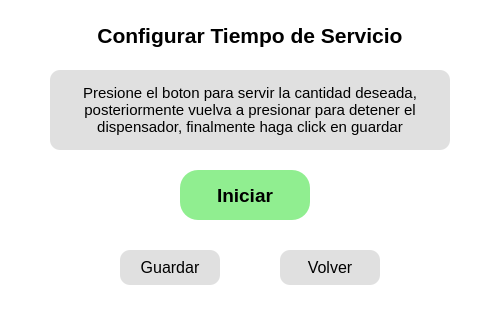
<?xml version="1.0" encoding="UTF-8"?>
<ui version="4.0">
 <class>ConfigurarTiempoWindow</class>
 <widget class="QMainWindow" name="ConfigurarTiempoWindow">
  <property name="geometry">
   <rect>
    <x>0</x>
    <y>0</y>
    <width>500</width>
    <height>309</height>
   </rect>
  </property>
  <property name="windowTitle">
   <string>Configurar Tiempo de Servicio</string>
  </property>
  <property name="styleSheet">
   <string notr="true">background-color: white;</string>
  </property>
  <widget class="QWidget" name="centralwidget">
   <widget class="QLabel" name="labelTitulo">
    <property name="geometry">
     <rect>
      <x>0</x>
      <y>20</y>
      <width>500</width>
      <height>30</height>
     </rect>
    </property>
    <property name="font">
     <font>
      <pointsize>16</pointsize>
      <weight>75</weight>
      <bold>true</bold>
     </font>
    </property>
    <property name="text">
     <string>Configurar Tiempo de Servicio</string>
    </property>
    <property name="alignment">
     <set>Qt::AlignCenter</set>
    </property>
   </widget>
   <widget class="QFrame" name="frameInstrucciones">
    <property name="geometry">
     <rect>
      <x>50</x>
      <y>70</y>
      <width>400</width>
      <height>80</height>
     </rect>
    </property>
    <property name="styleSheet">
     <string notr="true">QFrame {
    background-color: #e0e0e0;
    border-radius: 10px;
}</string>
    </property>
    <property name="frameShape">
     <enum>QFrame::StyledPanel</enum>
    </property>
    <property name="frameShadow">
     <enum>QFrame::Plain</enum>
    </property>
    <widget class="QLabel" name="labelInstrucciones">
     <property name="geometry">
      <rect>
       <x>10</x>
       <y>10</y>
       <width>380</width>
       <height>60</height>
      </rect>
     </property>
     <property name="font">
      <font>
       <pointsize>11</pointsize>
      </font>
     </property>
     <property name="styleSheet">
      <string notr="true">background-color: transparent;</string>
     </property>
     <property name="text">
      <string>Presione el boton para servir la cantidad deseada, posteriormente vuelva a presionar para detener el dispensador, finalmente haga click en guardar</string>
     </property>
     <property name="alignment">
      <set>Qt::AlignCenter</set>
     </property>
     <property name="wordWrap">
      <bool>true</bool>
     </property>
    </widget>
   </widget>
   <widget class="QPushButton" name="btnIniciar">
    <property name="geometry">
     <rect>
      <x>180</x>
      <y>170</y>
      <width>130</width>
      <height>50</height>
     </rect>
    </property>
    <property name="font">
     <font>
      <pointsize>14</pointsize>
      <weight>75</weight>
      <bold>true</bold>
     </font>
    </property>
    <property name="styleSheet">
     <string notr="true">QPushButton {
    background-color: #90EE90;
    border-radius: 18px;
    padding: 10px;
}
QPushButton:hover {
    background-color: #9ACD32;
}
QPushButton:pressed {
    background-color: #7CFC00;
}</string>
    </property>
    <property name="text">
     <string>Iniciar</string>
    </property>
   </widget>
   <widget class="QPushButton" name="btnGuardar">
    <property name="geometry">
     <rect>
      <x>120</x>
      <y>250</y>
      <width>100</width>
      <height>35</height>
     </rect>
    </property>
    <property name="font">
     <font>
      <pointsize>12</pointsize>
      <weight>50</weight>
      <bold>false</bold>
     </font>
    </property>
    <property name="styleSheet">
     <string notr="true">QPushButton {
    background-color: #e0e0e0;
    border-radius: 10px;
    padding: 5px;
}
QPushButton:hover {
    background-color: #d0d0d0;
}</string>
    </property>
    <property name="text">
     <string>Guardar</string>
    </property>
   </widget>
   <widget class="QPushButton" name="btnVolver">
    <property name="geometry">
     <rect>
      <x>280</x>
      <y>250</y>
      <width>100</width>
      <height>35</height>
     </rect>
    </property>
    <property name="font">
     <font>
      <pointsize>12</pointsize>
      <weight>50</weight>
      <bold>false</bold>
     </font>
    </property>
    <property name="styleSheet">
     <string notr="true">QPushButton {
    background-color: #e0e0e0;
    border-radius: 10px;
    padding: 5px;
}
QPushButton:hover {
    background-color: #d0d0d0;
}</string>
    </property>
    <property name="text">
     <string>Volver</string>
    </property>
   </widget>
  </widget>
 </widget>
 <resources/>
 <connections/>
</ui>
